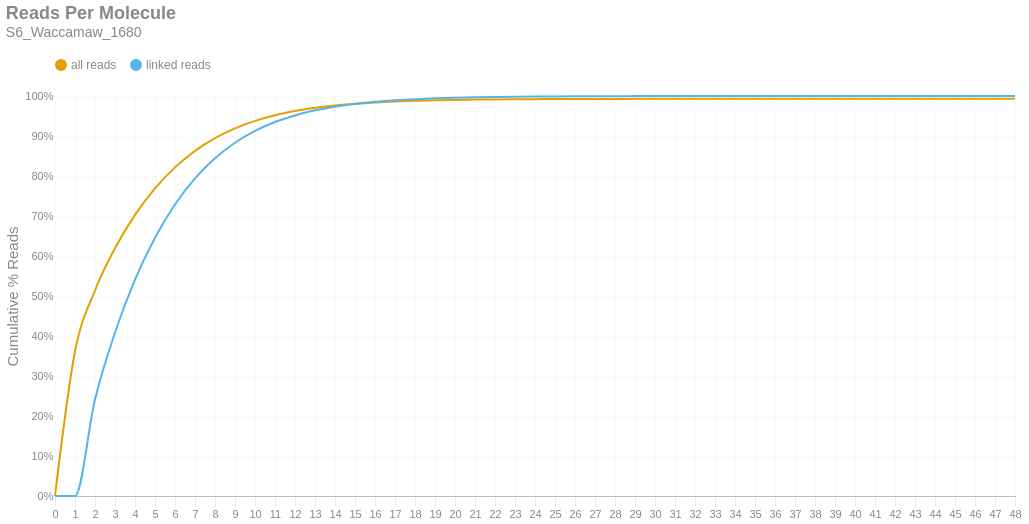

Notebook cell for this chart:
### Markdown cell above
### Reads per Molecule
This chart shows the cumulative distribution of the number of reads per linked molecule. That is, how many alignments are associated with a unique molecule. This excludes the number of reads associated with invalid or absent linked-read barcodes. The `linked` histogram is the percentages recalculated when disregarding singletons.

### Code cell
if SKIPLR:
    print_html(f"Skipped")
else:
    counts = np.bincount(valids['reads'].cast(pl.Int64).to_numpy())
    weighted = counts * np.arange(len(counts))
    all_perc = weighted / n_reads
    linked_perc = weighted / n_linked_reads
    linked_perc[1] = 0
    binned_df = pl.DataFrame({
        'readsper': list(range(len(counts))),
        'all reads (cumsum)': np.cumsum(all_perc).tolist(),
        'linked reads (cumsum)': np.cumsum(linked_perc).tolist(),
    })

    with SafeRender(binned_df):
        (
            density_plot(binned_df, 'Reads Per Molecule', samplename, 'readspmol')
            .encode(
                x=alt.X('readsper:O', title=None).axis(labelAngle=0).scale(padding=0),
                y=alt.Y('value:Q', title='Cumulative % Reads').axis(format='%').stack(False),
                color=alt.Color("key:N").scale(domain=["all reads", "linked reads"]),
                tooltip=[
                    alt.Tooltip("key:N", title="Data Type"),
                    alt.Tooltip("readsper:O", title="Reads Per Molecule"),
                    alt.Tooltip("value:Q", format=".2%", title="% Reads (Cum.)")
                ]            
            )
        ).display()

### Figure 1 — Vega-Lite specification as saved in the notebook (floating-point values rounded to 4 significant figures)
{"width": "container", "height": 400, "config": {"title": {"anchor": "start", "dy": -15, "fontSize": 18, "color": "#888888", "subtitleColor": "#888888", "subtitleFontSize": 14}, "arc": {"fill": "#0072B2"}, "axis": {"domainColor": "#888888", "domainWidth": 0.5, "gridWidth": 0.2, "grid": false, "titleFontWeight": 400, "titleFontSize": 15, "labelFontSize": 11, "labelColor": "#888888", "tickColor": "#888888", "tickWidth": 0.2, "titleColor": "#888888"}, "axisBand": {"grid": false}, "axisX": {"grid": true, "tickSize": 10, "domainCap": "round"}, "axisY": {"domain": false, "grid": true, "tickSize": 0, "domainCap": "round"}, "background": "transparent", "header": {"labelFontSize": 15, "labelColor": "#888888", "titleFontSize": 15, "titleFontWeight": 600, "titleColor": "#888888"}, "legend": {"labelFont": "sans-serif", "labelFontSize": 12, "labelColor": "#888888", "symbolSize": 100, "symbolType": "circle", "titleFontSize": 12, "titlePadding": 10, "titleColor": "#888888", "title": null, "orient": "top"}, "range": {"category": ["#E69F00", "#56B4E9", "#009E73", "#F0E442", "#0072B2", "#D55E00", "#CC79A7", "#000000"], "diverging": ["#cfe8f3", "#a2d4ec", "#73bfe2", "#46abdb", "#1696d2", "#12719e"]}, "area": {"fill": "#0072B2", "fillOpacity": 0.7, "line": true, "strokeOpacity": 0.7}, "line": {"color": "#0072B2", "stroke": "#0072B2", "strokeWidth": 2}, "trail": {"color": "#0072B2", "stroke": "#0072B2", "strokeWidth": 0, "size": 1}, "point": {"filled": true, "fillOpacity": 1.0, "size": 95}, "text": {"color": "#888888", "fontSize": 11, "align": "right", "fontWeight": 400, "size": 11}, "bar": {"fill": "#0072B2", "stroke": null}, "view": {"stroke": null, "continuousWidth": 660, "continuousHeight": 400}}, "data": {"name": "data-683440c09faa20be50c1bc3ef97cef93"}, "mark": {"type": "line", "interpolate": "monotone", "point": {"opacity": 0, "size": 275}}, "encoding": {"color": {"field": "key", "scale": {"domain": ["all reads", "linked reads"]}, "type": "nominal"}, "tooltip": [{"field": "key", "title": "Data Type", "type": "nominal"}, {"field": "readsper", "title": "Reads Per Molecule", "type": "ordinal"}, {"field": "value", "format": ".2%", "title": "% Reads (Cum.)", "type": "quantitative"}], "x": {"axis": {"labelAngle": 0}, "field": "readsper", "scale": {"padding": 0}, "title": null, "type": "ordinal"}, "y": {"axis": {"format": "%"}, "field": "value", "stack": false, "title": "Cumulative % Reads", "type": "quantitative"}}, "params": [{"name": "param_c36ac31b6afebe62", "select": {"type": "point", "fields": ["key"]}, "bind": "legend"}], "title": {"text": "Reads Per Molecule", "subtitle": "S6_Waccamaw_1680"}, "transform": [{"fold": ["all reads (cumsum)", "linked reads (cumsum)"]}, {"calculate": "replace(datum.key, ' (cumsum)', '')", "as": "key"}, {"filter": {"param": "param_c36ac31b6afebe62"}}], "usermeta": {"embedOptions": {"downloadFileName": "S6_Waccamaw_1680.readspmol"}}, "$schema": "https://vega.github.io/schema/vega-lite/v6.1.0.json", "datasets": {"data-683440c09faa20be50c1bc3ef97cef93": [{"readsper": 0, "all reads (cumsum)": 0.0, "linked reads (cumsum)": 0.0}, {"readsper": 1, "all reads (cumsum)": 0.3612, "linked reads (cumsum)": 0.0}, {"readsper": 2, "all reads (cumsum)": 0.5137, "linked reads (cumsum)": 0.2415}, {"readsper": 3, "all reads (cumsum)": 0.6194, "linked reads (cumsum)": 0.4087}, {"readsper": 4, "all reads (cumsum)": 0.7028, "linked reads (cumsum)": 0.5407}, {"readsper": 5, "all reads (cumsum)": 0.7692, "linked reads (cumsum)": 0.6457}, {"readsper": 6, "all reads (cumsum)": 0.8216, "linked reads (cumsum)": 0.7287}, {"readsper": 7, "all reads (cumsum)": 0.8627, "linked reads (cumsum)": 0.7939}, {"readsper": 8, "all reads (cumsum)": 0.8947, "linked reads (cumsum)": 0.8444}, {"readsper": 9, "all reads (cumsum)": 0.9191, "linked reads (cumsum)": 0.8831}, {"readsper": 10, "all reads (cumsum)": 0.9379, "linked reads (cumsum)": 0.9128}, {"readsper": 11, "all reads (cumsum)": 0.952, "linked reads (cumsum)": 0.9351}, {"readsper": 12, "all reads (cumsum)": 0.9623, "linked reads (cumsum)": 0.9515}, {"readsper": 13, "all reads (cumsum)": 0.9704, "linked reads (cumsum)": 0.9642}, {"readsper": 14, "all reads (cumsum)": 0.9762, "linked reads (cumsum)": 0.9734}, {"readsper": 15, "all reads (cumsum)": 0.9805, "linked reads (cumsum)": 0.9803}, {"readsper": 16, "all reads (cumsum)": 0.9838, "linked reads (cumsum)": 0.9855}, {"readsper": 17, "all reads (cumsum)": 0.9862, "linked reads (cumsum)": 0.9892}, {"readsper": 18, "all reads (cumsum)": 0.988, "linked reads (cumsum)": 0.9921}, {"readsper": 19, "all reads (cumsum)": 0.9893, "linked reads (cumsum)": 0.9942}, {"readsper": 20, "all reads (cumsum)": 0.9903, "linked reads (cumsum)": 0.9957}, {"readsper": 21, "all reads (cumsum)": 0.991, "linked reads (cumsum)": 0.9968}, {"readsper": 22, "all reads (cumsum)": 0.9915, "linked reads (cumsum)": 0.9977}, {"readsper": 23, "all reads (cumsum)": 0.9919, "linked reads (cumsum)": 0.9983}, {"readsper": 24, "all reads (cumsum)": 0.9922, "linked reads (cumsum)": 0.9987}, {"readsper": 25, "all reads (cumsum)": 0.9924, "linked reads (cumsum)": 0.999}, {"readsper": 26, "all reads (cumsum)": 0.9925, "linked reads (cumsum)": 0.9993}, {"readsper": 27, "all reads (cumsum)": 0.9926, "linked reads (cumsum)": 0.9994}, {"readsper": 28, "all reads (cumsum)": 0.9927, "linked reads (cumsum)": 0.9996}, {"readsper": 29, "all reads (cumsum)": 0.9928, "linked reads (cumsum)": 0.9997}, {"readsper": 30, "all reads (cumsum)": 0.9929, "linked reads (cumsum)": 0.9998}, {"readsper": 31, "all reads (cumsum)": 0.9929, "linked reads (cumsum)": 0.9998}, {"readsper": 32, "all reads (cumsum)": 0.9929, "linked reads (cumsum)": 0.9998}, {"readsper": 33, "all reads (cumsum)": 0.9929, "linked reads (cumsum)": 0.9999}, {"readsper": 34, "all reads (cumsum)": 0.9929, "linked reads (cumsum)": 0.9999}, {"readsper": 35, "all reads (cumsum)": 0.9929, "linked reads (cumsum)": 0.9999}, {"readsper": 36, "all reads (cumsum)": 0.993, "linked reads (cumsum)": 0.9999}, {"readsper": 37, "all reads (cumsum)": 0.993, "linked reads (cumsum)": 0.9999}, {"readsper": 38, "all reads (cumsum)": 0.993, "linked reads (cumsum)": 1.0}, {"readsper": 39, "all reads (cumsum)": 0.993, "linked reads (cumsum)": 1.0}, {"readsper": 40, "all reads (cumsum)": 0.993, "linked reads (cumsum)": 1.0}, {"readsper": 41, "all reads (cumsum)": 0.993, "linked reads (cumsum)": 1.0}, {"readsper": 42, "all reads (cumsum)": 0.993, "linked reads (cumsum)": 1.0}, {"readsper": 43, "all reads (cumsum)": 0.993, "linked reads (cumsum)": 1.0}, {"readsper": 44, "all reads (cumsum)": 0.993, "linked reads (cumsum)": 1.0}, {"readsper": 45, "all reads (cumsum)": 0.993, "linked reads (cumsum)": 1.0}, {"readsper": 46, "all reads (cumsum)": 0.993, "linked reads (cumsum)": 1.0}, {"readsper": 47, "all reads (cumsum)": 0.993, "linked reads (cumsum)": 1.0}, {"readsper": 48, "all reads (cumsum)": 0.993, "linked reads (cumsum)": 1.0}]}}
